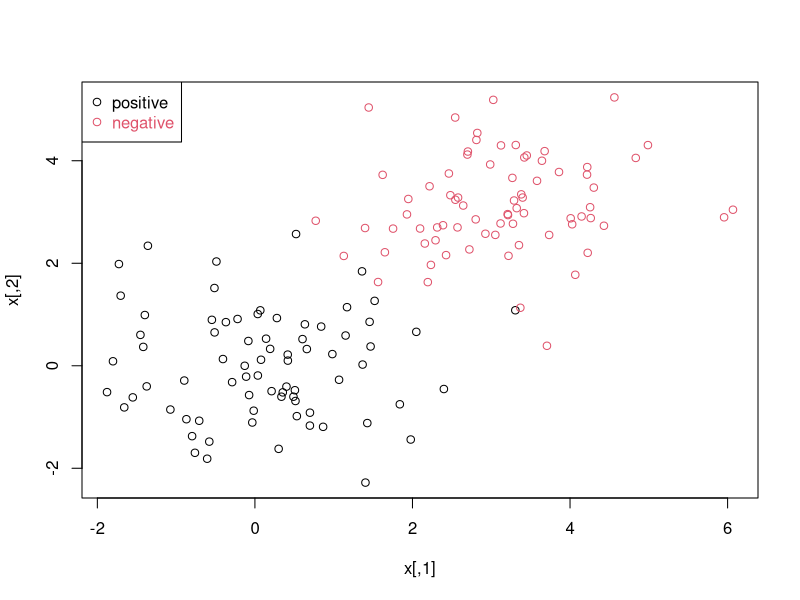
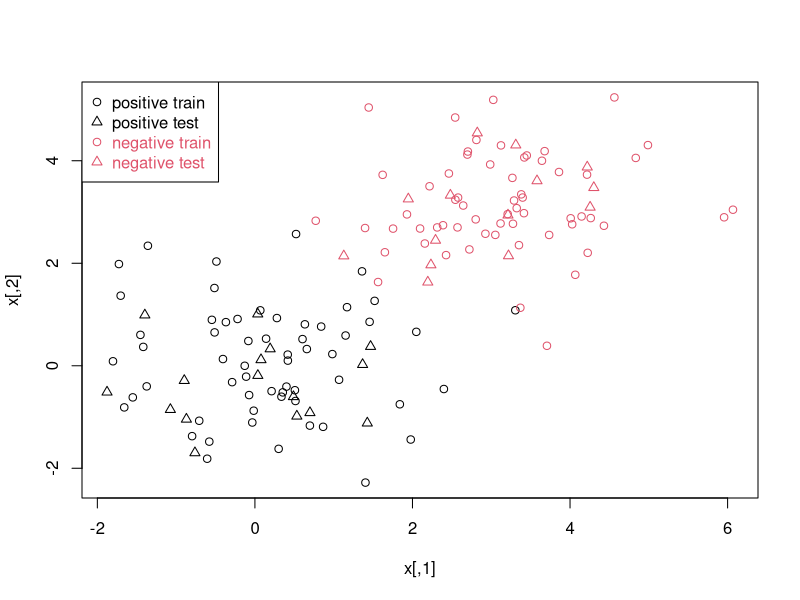

Source code (R) for these figures, in order: (Note: this script raises an error after producing the figures.)
## SVM in R with kernlab package
library(kernlab)
library(ROCR)


#generate data

n <- 150  # number of data points
p <- 3    # dimensions

sigma <- 1 #variance of distrib.
meanpos <- 0   # mean of distrib of positive examples
meanneg <- 3   # mean of negative ex.
npos <- round(n/2)
nneg <- n - npos

#generate positive and negative examples
xpos <- matrix ( rnorm(npos*2, mean=meanpos, sd=sigma), npos, p)
xneg <- matrix ( rnorm(nneg*2, mean=meanneg, sd=sigma), nneg, p)
x <- rbind(xpos, xneg)

# generate labels
y <- matrix(c( rep(1,npos), rep(-1,nneg) ))


#visualize data
plot(x, col=ifelse(y>0,1,2))
legend("topleft", c('positive', 'negative'), col=seq(2), pch=1, text.col=seq(2))

#split training 80% and testing 20%
ntrain <- round(n*0.80)      # size of training set
tindex <- sample(n, ntrain)  #indeces of training samples
xtrain <- x[tindex,]         # training set 
xtest <- x[-tindex,]         # the rest is test set
ytrain <- y[tindex]
ytest <- y[-tindex]

istrain = rep(0,n)
istrain[tindex]=1
 
# visualize 
plot(x,col=ifelse(y>0,1,2), pch=ifelse(istrain==1,1,2))
legend("topleft",c('positive train','positive test','negative train','negative test'),col=c(1,1,2,2), pch=c(1,2,1,2), text.col=c(1,1,2,2))


# train SVM

svp <- ksvm(xtrain, ytrain, type="C-svc", kernel='rbf',C=100,scaled=c())
plot(svp, data=xtrain)

# predict labels on test
ypred = predict(svp, xtest)
table(ytest,ypred)  #contingency table
sum(ypred==ytest)/length(ytest) # accuracy

#compute at the prediction scores
ypredscore = predict(svp, xtest,type="decision")
table(ypredscore>0, ypred)

# ROC curves
pred <- prediction(ypredscore, ytest)

#plot ROC curve
perf <- performance(pred,measure="tpr",x.measure="fpr")
plot(perf)

# plot precision/recall curve
perf <- performance(pred, measure="prec", x.measure="rec")
plot(perf)

#plot accuracy as function of threshold
perf <- performance(pred, measure="acc")
plot(perf)
